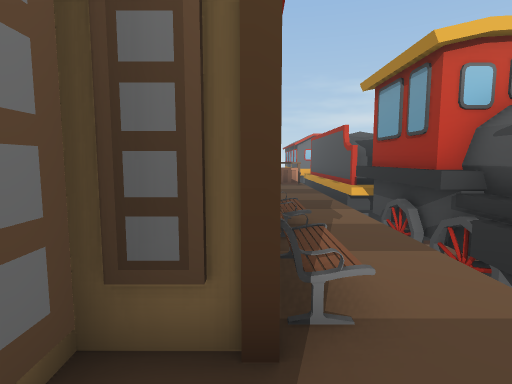
[1] (above)

24 first-person views from a walk through a 3-D level made in the Unity game engine. The camera is 1.3 m above the floor, tilts 6° down and sees 80° across. The floor is counted in squares, 1 m on a side. Each view is taken from the middle of a square. On the plan, view 1 faces up. The plan holds only what a view shows up to about 14 squares ahead; the rest is blank. The place goes on beyond the plan. The player is left out.

[2]
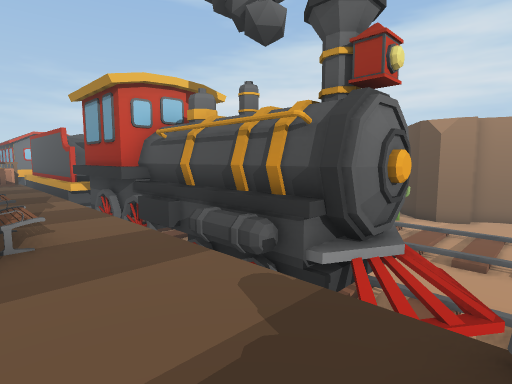

[3]
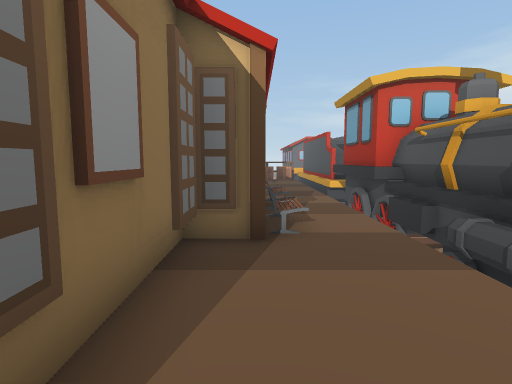

[4]
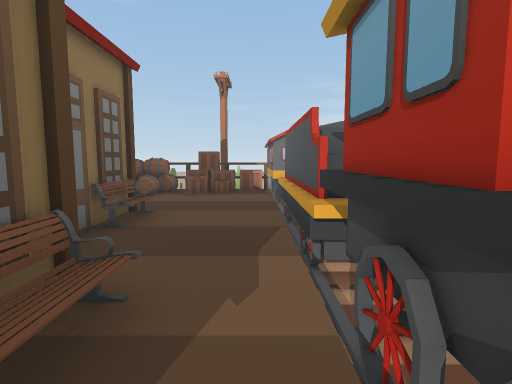

[5]
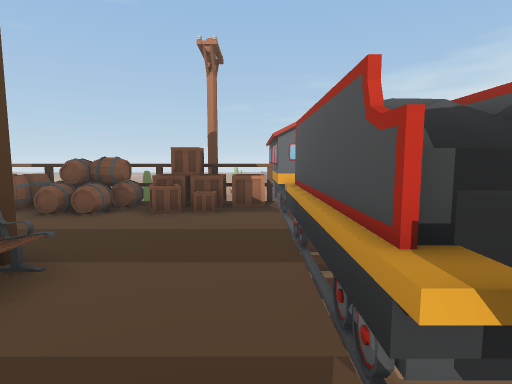

[6]
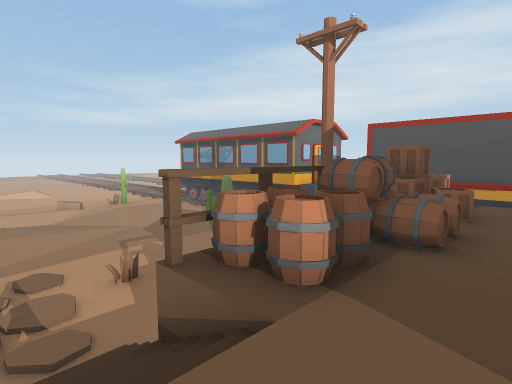

[7]
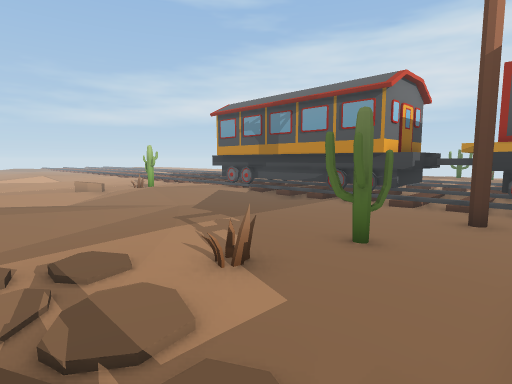

[8]
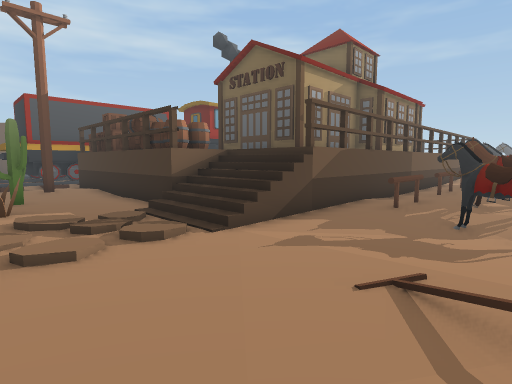

[9]
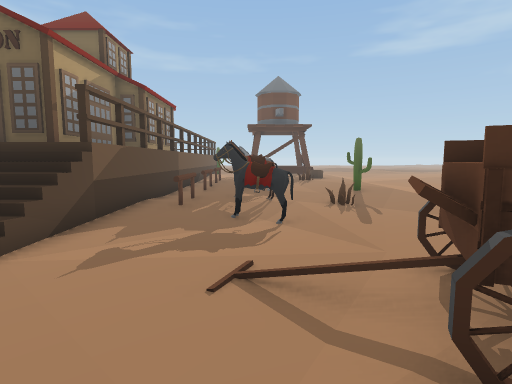

[10]
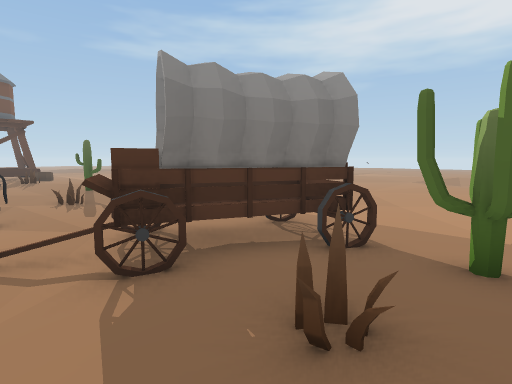

[11]
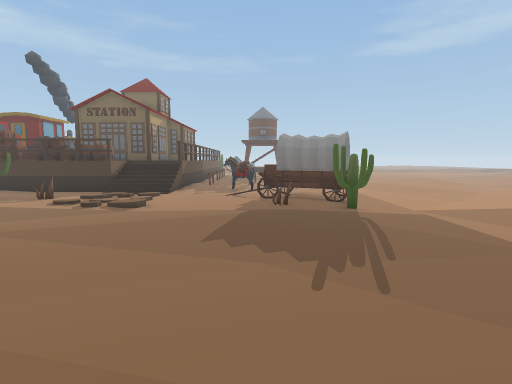

[12]
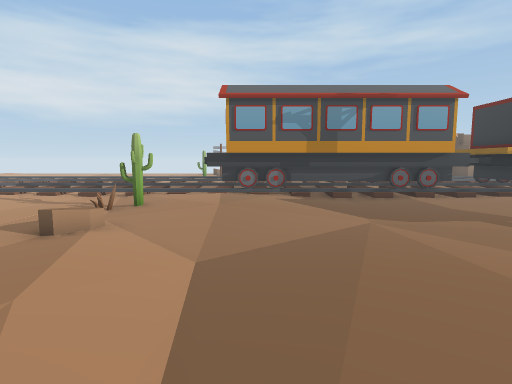

[13]
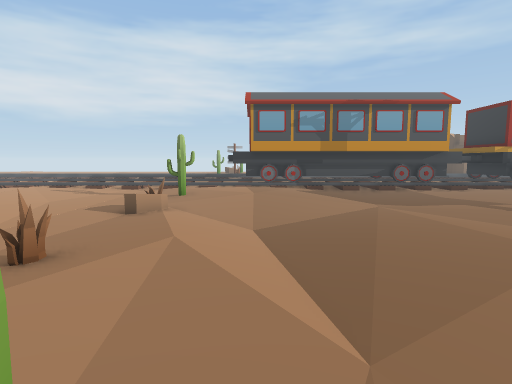

[14]
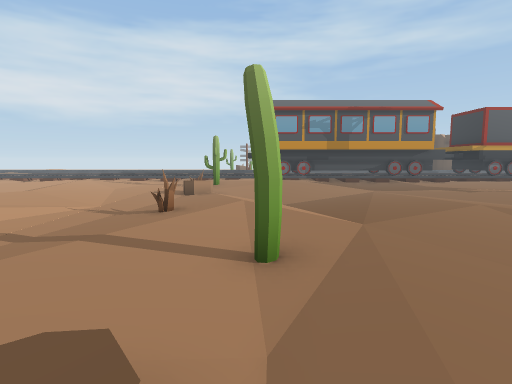

[15]
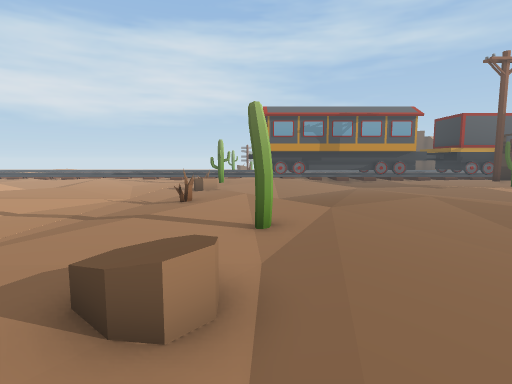

[16]
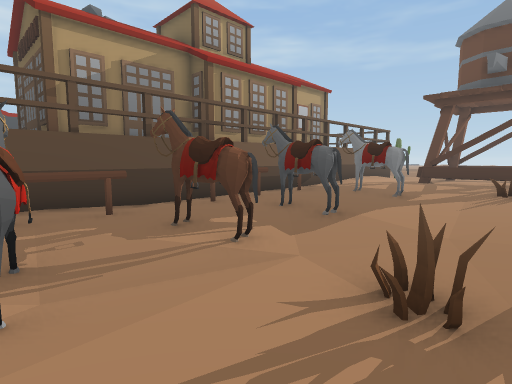

[17]
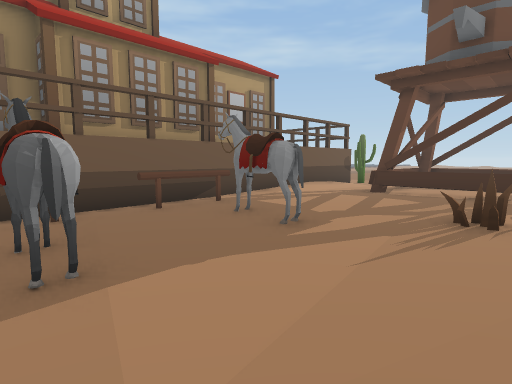

[18]
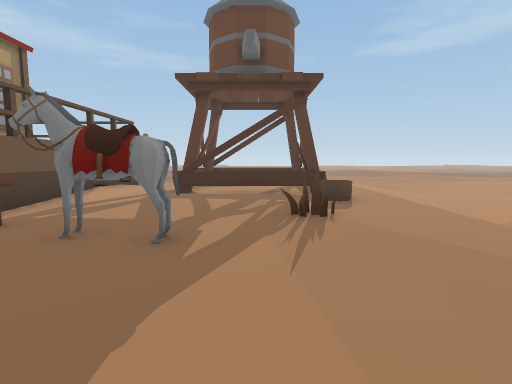

[19]
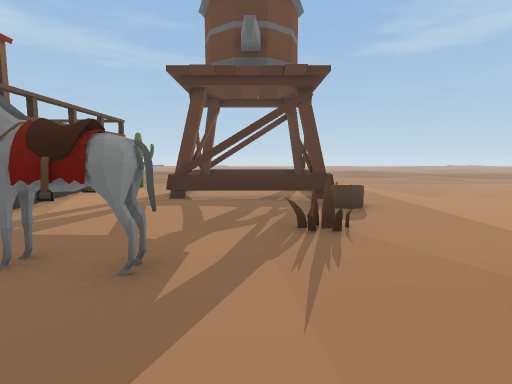

[20]
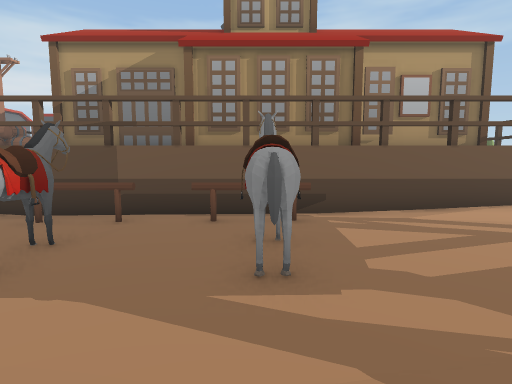

[21]
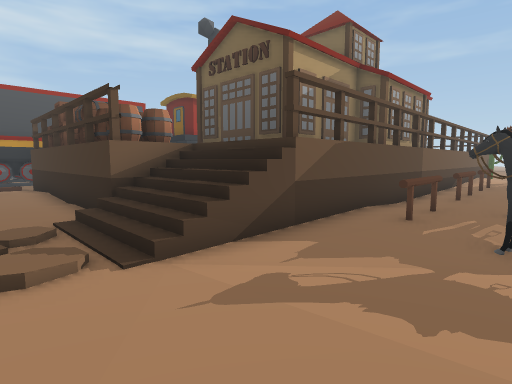

[22]
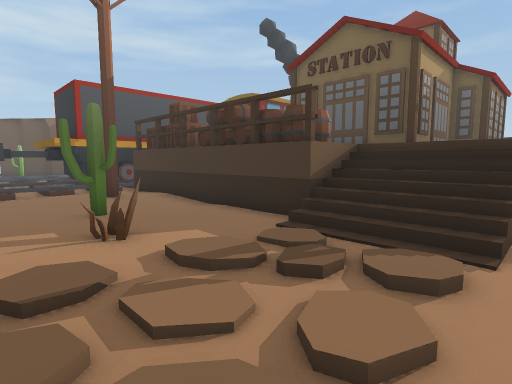

[23]
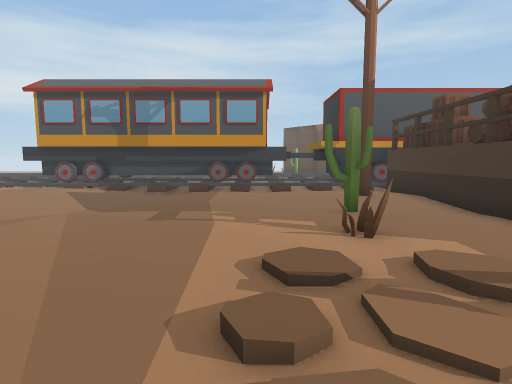

[24]
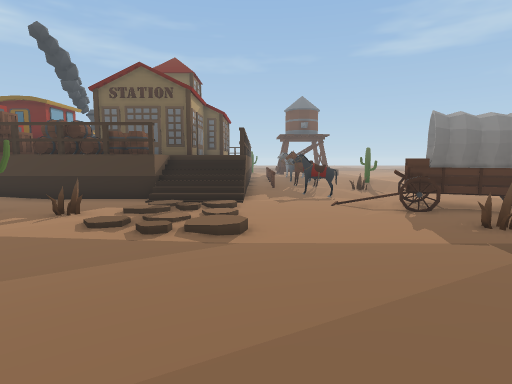

### Floor plan
Key: @ floor where view 1 was taken; # wall or solid block; x gap in a wall; . main floor; : floor 0.25 m higher than the main floor; - floor 0.25 m lower than the main floor; + floor 0.5 m higher than the main floor; * floor 0.75 m higher than the main floor; % floor 1.75 m higher than the main floor; / step, stairs or slope; = window, fence, low wall or low ledge; ^ raised ledge; v drop or lower ground; W wheel; B bench; P pole; A barrel; C box; T cactus; O other object.
Columns run from 17 left of view 1 to 18 right of it. Each row starts with its distance up from view 1.
 37     ..................
 36    ...........O..O..//
 35   .....::O....O..TT::.
 34   O+...::::::/...::::.
 33 . ....T:::///-./::::#^
 32  .:::/:::/..-.//::::#^
 31 ...:::::::...-/:::::#^
 30 .....::::::.....:...#^
 29 ......::::::........#^
 28 ......::::::........##
 27 ....:::::::........-##
 26 :..:::::::..........##
 25 ::::::::.....:......#^
 24 T::::......::::.....#^
 23 T:O:....///::::.....#^  #
 22 O::...../:::::......#####
 21 OOO.....::/:O:TT......#.:
 20 O*OO..../:..::.T....####
 19 OOO....././......P:.## O
 18 ..O.....////.....::.#O
 17 ........///#AAA#ACCC#O
 16 ...--./////AAAAAACCC#O
 15 .-.---/.# %%%%AA%C%%#OO
 14 --.OOOO:#% %%%%%%%%%#OOO
 13 ----//O:#      %%%%%#O#
 12 ----/.O.#  ######%%%#O#
 11 -O-OOO:.#  #    #%%%x^#
 10 ---...O.#  #    B%%%^^
  9 ....O.O.#  #    #%%%##
  8 O..OOOO.#  #     %%%##  W
  7 .....::.####     #%%##  W
  6 ....::O.##       #%%##
  5 ...OOOO.#        B%%##
  4 :...::O.#        B%%=#
  3 .O.::::.#         %%v#
  2 .:.:::::#       ##%%v#        //
  1 O:::::::#       #%%%^#      ////
  0 O.::::::#       #@%%### W../////..
 -1 #==##..:#       #%%%:###/../////...#
 -2 #.:##=.:#       # %%:=#=/..////..::
 -3 #   #=.:#        %OO. ::/

Positions as (right, up) in squares from view 1, and headings:
1: (0, 0), facing up
2: (0, -3), facing up-right
3: (0, -3), facing up
4: (2, 4), facing up
5: (2, 8), facing up
6: (-8, 14), facing up-right
7: (-8, 18), facing up-right
8: (-14, 22), facing down-right
9: (-13, 22), facing down
10: (-13, 24), facing down-left
11: (-14, 34), facing down
12: (-10, 31), facing right
13: (-12, 32), facing right
14: (-15, 33), facing right
15: (-17, 33), facing right
16: (-17, 14), facing down-right
17: (-17, 9), facing down-right
18: (-15, 9), facing down
19: (-15, 8), facing down
20: (-17, 5), facing right
21: (-13, 20), facing down-right
22: (-10, 23), facing down-right
23: (-10, 23), facing right
24: (-10, 29), facing down
